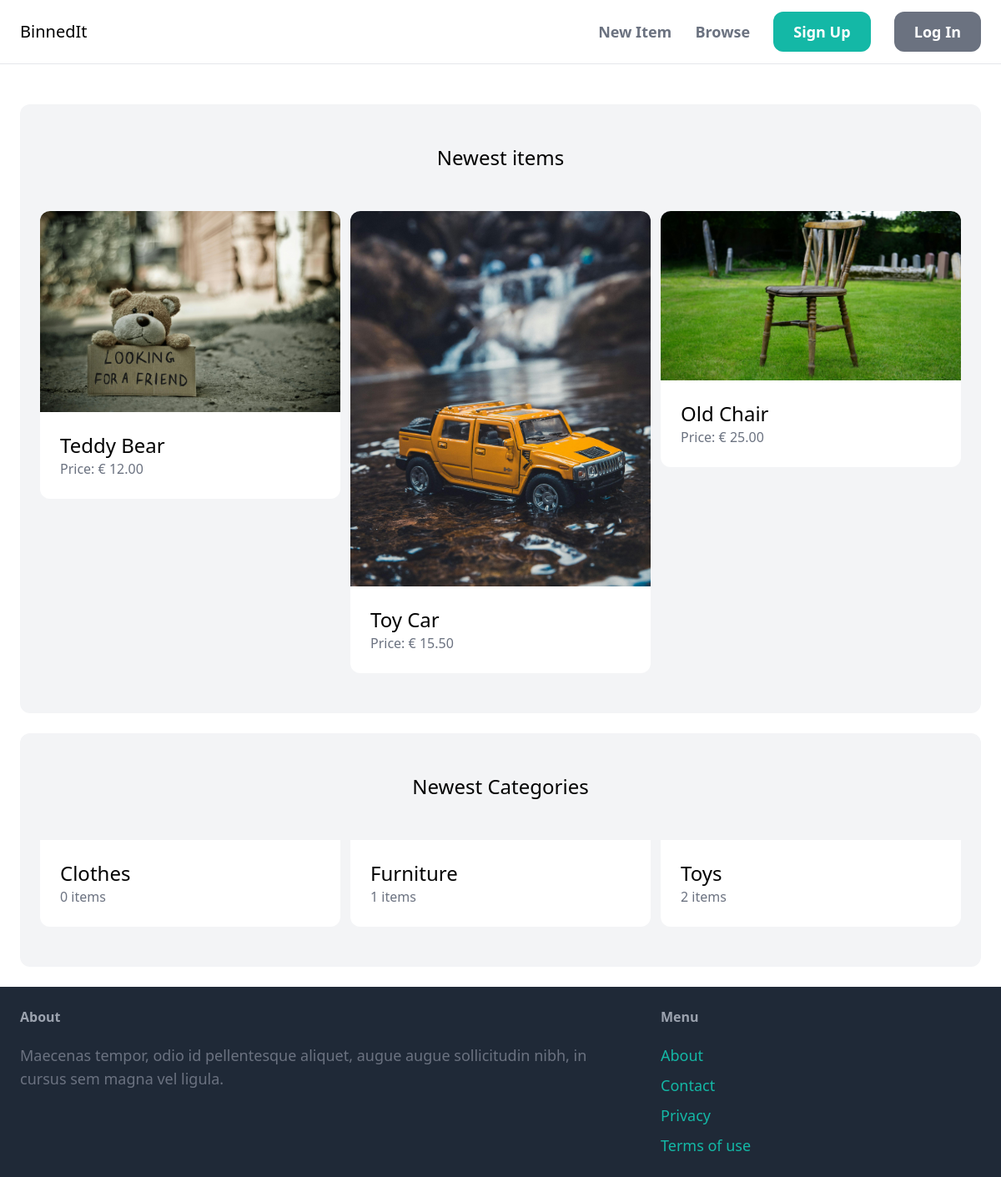
The page / on the database its author committed.
### item/models.py (models this page shows, shortened)
class Item(models.Model):
    category = models.ForeignKey(
        Category, related_name='items', on_delete=models.CASCADE)
    name = models.CharField(max_length=255)
    description = models.TextField(blank=True, null=True)
    price = models.DecimalField(max_digits=999, decimal_places=2)
    image = models.ImageField(upload_to='item_images', blank=True, null=True)
    is_sold = models.BooleanField(default=False)
    created_by = models.ForeignKey(
        User, related_name='items', on_delete=models.CASCADE)
    created_at = models.DateTimeField(auto_now_add=True)

class Category(models.Model):
    name = models.CharField(max_length=255)
    class Meta:
        ordering = ('name',)
        verbose_name_plural = 'Categories'

### core/views.py (the view)
# urls.py: path('', views.index, name="index"),
def index(request):
    items = Item.objects.filter(is_sold=False)[0:6]
    categories = Category.objects.all()
    return render(request, 'core/index.html', {
        'categories': categories,
        'items': items,
    })

### core/templates/core/index.html (shortened to what this page needs)
{% extends 'core/base.html' %}
{%block content %}
<div class="mt-6 px-6 py-12 bg-gray-100 rounded-xl">
    <h2 class="mb-12 text-2xl text-center">Newest items</h2>
    <div class="grid grid-cols-3 gap-3">
        {% for item in items %}
        <div>
            <a href="{% url 'item:detail' item.id %}">
                <div>
                    <img src = "{{ item.image.url }}" class="rounded-t-xl">
                </div>
                <div class="p-6 bg-white rounded-b-xl">
                    <h2 class="text-2xl">{{item.name}}</h2>
                    <p class="text-gray-500">Price: € {{item.price}}</p>
                </div>
            </a>
        </div>
        {% endfor %}
    </div>
</div>
<div class="mt-6 px-6 py-12 bg-gray-100 rounded-xl">
    <h2 class="mb-12 text-2xl text-center">Newest Categories</h2>
    <div class="grid grid-cols-3 gap-3">
        {% for category in categories %}
            <div>
                <a href="#">
                    <div class="p-6 bg-white rounded-b-xl">
                        <h2 class="text-2xl">{{category.name}}</h2>
                        <p class="text-gray-500">{{category.items.count}} items</p>
                    </div>
                </a>
            </div>
        {% endfor %}
    </div>
</div>
{% endblock %}

### rows shown on the page
Item: image (picture), name "Teddy Bear", price "12.00"
Item: image (picture), name "Toy Car", price "15.50"
Item: image (picture), name "Old Chair", price "25.00"
Category: name "Clothes", items.count "0"
Category: name "Furniture", items.count "1"
Category: name "Toys", items.count "2"
